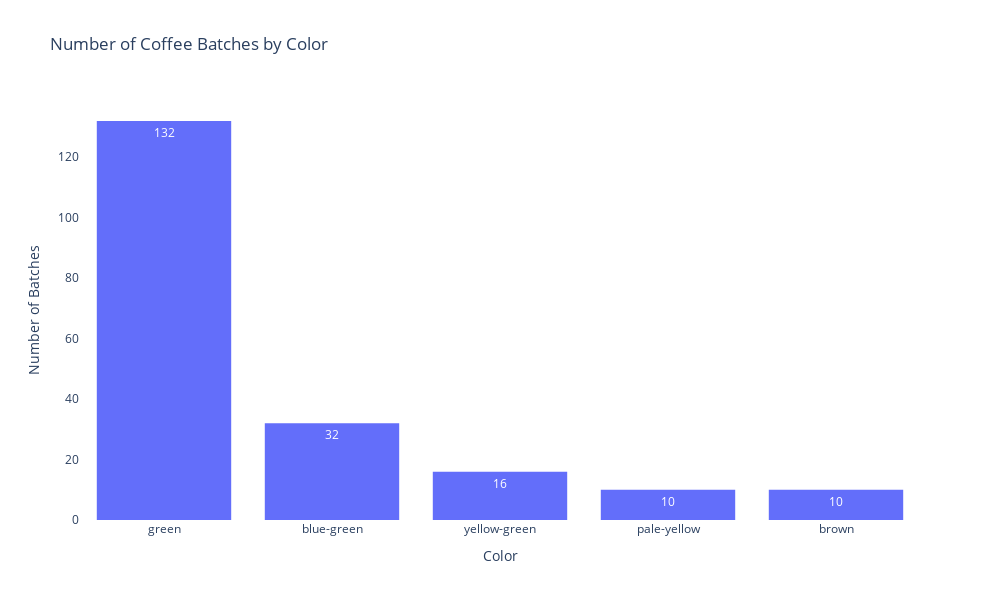

The code cell stored with this chart in its notebook:
### Code cell
# Bar plot of color
color = px.histogram(coffee, x='color', title='Number of Coffee Batches by Color',
                     labels={'color':'Color'}, width=1000, height=600, text_auto=True)

color.update_layout({
    'plot_bgcolor':'rgba(0, 0, 0, 0)',
    'paper_bgcolor':'rgba(0, 0, 0, 0)'
})

color.update_layout(xaxis={'categoryorder':'total descending'})
color.update_layout(yaxis_title='Number of Batches')

color.show()

### Figure 1 — Plotly figure (JSON) as saved in the notebook; plotly's stock layout.template omitted (floating-point values rounded to 4 significant figures; data arrays with more than 128 entries replaced by an {"elided": "..."} marker saying what was removed)
{"data": [{"alignmentgroup": "True", "bingroup": "x", "hovertemplate": "Color=%{x}<br>count=%{y}<extra></extra>", "legendgroup": "", "marker": {"color": "#636efa", "pattern": {"shape": ""}}, "name": "", "offsetgroup": "", "orientation": "v", "showlegend": false, "texttemplate": "%{value}", "type": "histogram", "x": {"elided": "200 str values"}, "xaxis": "x", "yaxis": "y"}], "layout": {"barmode": "relative", "height": 600, "legend": {"tracegroupgap": 0}, "paper_bgcolor": "rgba(0, 0, 0, 0)", "plot_bgcolor": "rgba(0, 0, 0, 0)", "title": {"text": "Number of Coffee Batches by Color"}, "width": 1000, "xaxis": {"anchor": "y", "categoryorder": "total descending", "domain": [0, 1], "title": {"text": "Color"}}, "yaxis": {"anchor": "x", "domain": [0, 1], "title": {"text": "Number of Batches"}}}}
